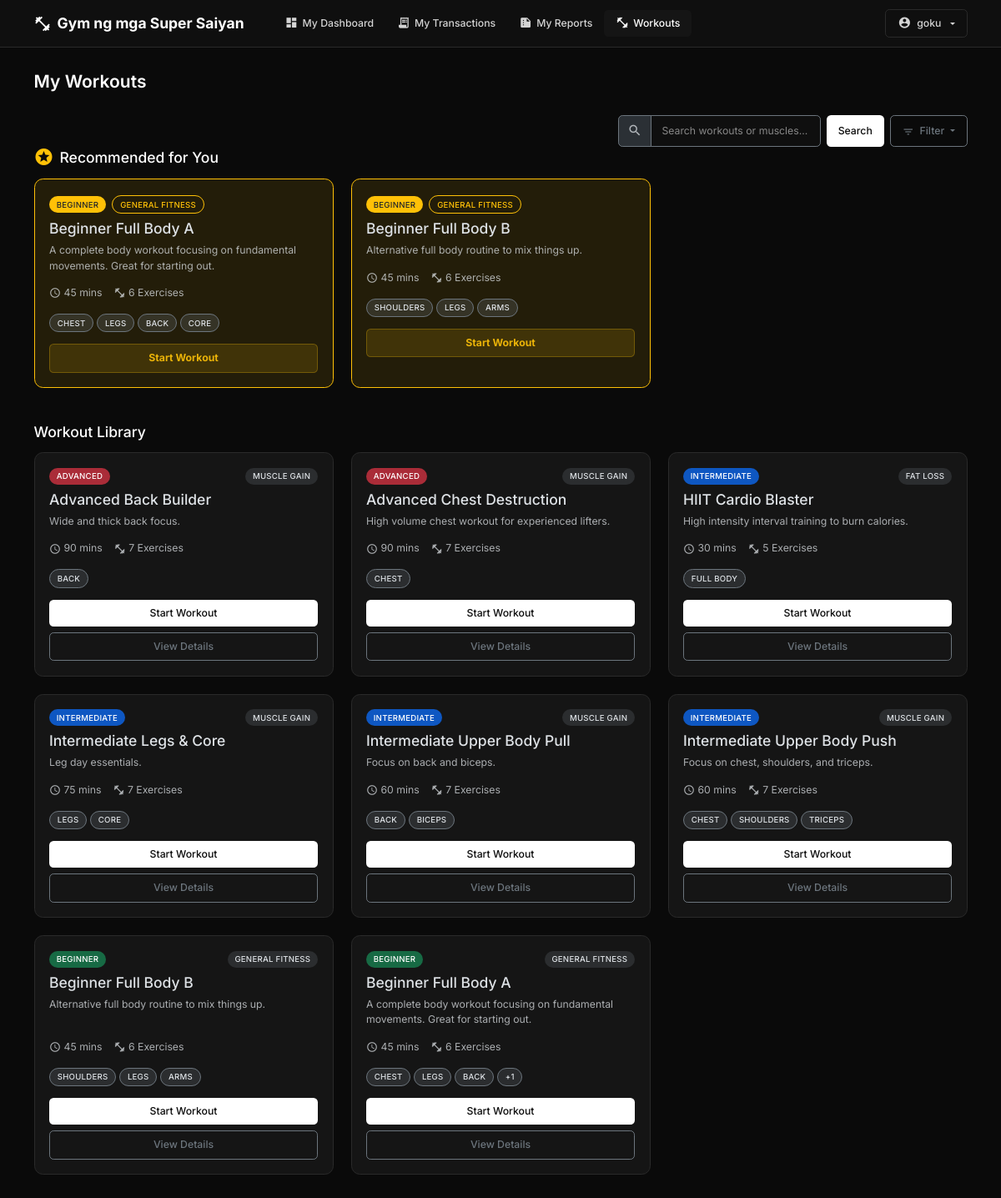
The page /my-workouts/ (signed in) on the database its author committed.
### core/models.py (models this page shows, shortened)
class Workout(models.Model):
    DIFFICULTY_CHOICES = [
        ('beginner', 'Beginner'),
        ('intermediate', 'Intermediate'),
        ('advanced', 'Advanced'),
    ]
    GOAL_CHOICES = [
        ('muscle_gain', 'Muscle Gain'),
        ('fat_loss', 'Fat Loss'),
        ('strength', 'Strength'),
        ('endurance', 'Endurance'),
        ('general', 'General Fitness'),
    ]
    name = models.CharField(max_length=200)
    description = models.TextField()
    difficulty = models.CharField(max_length=20, choices=DIFFICULTY_CHOICES)
    target_muscles = models.JSONField(default=list)  # e.g., ["Chest", "Triceps"]
    goal_type = models.CharField(max_length=20, choices=GOAL_CHOICES)
    duration_minutes = models.PositiveIntegerField(default=45)
    is_active = models.BooleanField(default=True)
    created_at = models.DateTimeField(auto_now_add=True)

### core/views.py (the view, shortened to what this page needs)
# urls.py: path('my-workouts/', views.workout_library, name='workout_library'),
@login_required
def workout_library(request):
    try:
        member = request.user.member
        profile = getattr(member, 'profile', None)
    except (AttributeError, Member.DoesNotExist):
        messages.error(request, "Access denied.")
        return redirect('dashboard')
    fitness_service = services.FitnessService()
    recommended = []
    if profile and profile.is_active:
        recommended = fitness_service.get_recommended_workouts(profile)
    workouts = Workout.objects.filter(is_active=True).order_by('-created_at')
    query = request.GET.get('q')
    difficulty = request.GET.get('difficulty')
    goal = request.GET.get('goal')
    active_filters = []
    if difficulty:
        workouts = workouts.filter(difficulty=difficulty)
        active_filters.append({'label': f'Difficulty: {difficulty.title()}', 'param': 'difficulty'})
    if goal:
        workouts = workouts.filter(goal_type=goal)
        active_filters.append({'label': f'Goal: {goal.replace("_", " ").title()}', 'param': 'goal'})
    paginator = Paginator(workouts, 9) # 9 per page
    page_number = request.GET.get('page')
    page_obj = paginator.get_page(page_number)
    context = {
        'member': member,
        'profile': profile,
        'recommended': recommended,
        'workouts': page_obj,
        'active_filters': active_filters,
        'query': query,
        'current_difficulty': difficulty,
        'current_goal': goal,
        'page_title': 'My Workouts'
    }
    return render(request, 'pages/workout_library.html', context)

### core/services.py (called while the page is built)
    @staticmethod
    def get_recommended_workouts(profile):
        workouts = Workout.objects.filter(is_active=True)
        if profile.experience == 'beginner':
            workouts = workouts.filter(difficulty='beginner')
        elif profile.experience == 'intermediate':
            workouts = workouts.filter(difficulty__in=['beginner', 'intermediate'])
        if profile.primary_goal in ['muscle_gain', 'strength']:
            workouts = workouts.filter(goal_type__in=['muscle_gain', 'strength', 'general'])
        elif profile.primary_goal == 'fat_loss':
             workouts = workouts.filter(goal_type__in=['fat_loss', 'general', 'endurance'])
        return workouts[:5]  # Return top 5 recommendations

### templates/pages/workout_library.html (shortened to what this page needs)
{% extends 'base.html' %}
{% block content %}
<div class="row g-4 mb-4 align-items-center">
    <div class="col-12">
        <div class="d-flex flex-wrap justify-content-md-end gap-2">
            <form method="get" class="d-flex gap-2 flex-grow-1 flex-md-grow-0" style="min-width: 250px;">
                <div class="input-group">
                    <span class="input-group-text border-secondary text-muted">
                        <span class="material-icons fs-5">search</span>
                    </span>
                    <input type="text" name="q" class="form-control border-secondary"
                           placeholder="Search workouts or muscles..." aria-label="Search workouts" value="{{ query|default:'' }}">
                </div>
                <button type="submit" class="btn btn-primary d-none d-md-block">Search</button>
            </form>
            <div class="dropdown">
                <button class="btn btn-outline-secondary dropdown-toggle h-100" type="button" data-bs-toggle="dropdown" aria-label="Filter options">
                    <span class="material-icons align-middle fs-6 me-1">filter_list</span> Filter
                </button>
            </div>
        </div>
{% if recommended %}
<h5 class="mb-3 d-flex align-items-center gap-2">
    <span class="material-icons text-warning">stars</span> Recommended for You
</h5>
<div class="row g-4 mb-5">
    {% for workout in recommended %}
    <div class="col-md-4">
        <div class="card h-100 border-warning bg-warning bg-opacity-10 position-relative overflow-hidden">
            <div class="card-body">
                <div class="d-flex justify-content-between align-items-start mb-2">
                    <div>
                        <span class="badge bg-warning text-dark me-1">{{ workout.difficulty|title }}</span>
                        <span class="badge border border-warning text-warning small">{{ workout.get_goal_type_display }}</span>
                    </div>
                </div>
                <h5 class="card-title text-reset">{{ workout.name }}</h5>
                <p class="card-text text-muted small mb-3">{{ workout.description|truncatechars:100 }}</p>
                <div class="d-flex align-items-center gap-3 mb-3 text-muted small">
                    <span class="d-flex align-items-center gap-1">
                        <span class="material-icons fs-6">schedule</span> {{ workout.duration_minutes }} mins
                    </span>
                    <span class="d-flex align-items-center gap-1">
                        <span class="material-icons fs-6">fitness_center</span> {{ workout.exercises.count }} Exercises
                    </span>
                </div>
                <div class="mb-3">
                    {% for muscle in workout.target_muscles %}
                    <span class="badge bg-secondary bg-opacity-25 text-reset border border-secondary">{{ muscle }}</span>
                    {% endfor %}
                </div>
                <a href="{% url 'workout_detail' workout.pk %}" class="btn btn-warning w-100 fw-bold">Start Workout</a>
            </div>
        </div>
    </div>
    {% endfor %}
</div>
{% endif %}
<h5 class="mb-3">Workout Library</h5>
<div class="row g-4">
    {% for workout in workouts %}
    <div class="col-md-4">
        <div class="card h-100 card-hover">
            <div class="card-body d-flex flex-column">
                <div class="d-flex justify-content-between align-items-start mb-2">
                    <span class="badge {% if workout.difficulty == 'beginner' %}bg-success{% elif workout.difficulty == 'intermediate' %}bg-primary{% else %}bg-danger{% endif %} bg-opacity-75">
                        {{ workout.difficulty|title }}
                    </span>
                    <span class="badge bg-secondary bg-opacity-25 text-reset">{{ workout.get_goal_type_display }}</span>
                </div>
                <h5 class="card-title text-reset">{{ workout.name }}</h5>
                <p class="card-text text-muted small mb-3 flex-grow-1">{{ workout.description|truncatechars:100 }}</p>
                <div class="d-flex align-items-center gap-3 mb-3 text-muted small">
                    <span class="d-flex align-items-center gap-1">
                        <span class="material-icons fs-6">schedule</span> {{ workout.duration_minutes }} mins
                    </span>
                    <span class="d-flex align-items-center gap-1">
                        <span class="material-icons fs-6">fitness_center</span> {{ workout.exercises.count }} Exercises
                    </span>
                </div>
                <div class="mb-3">
                    {% for muscle in workout.target_muscles|slice:":3" %}
                    <span class="badge bg-secondary bg-opacity-25 text-reset border border-secondary">{{ muscle }}</span>
                    {% endfor %}
                    {% if workout.target_muscles|length > 3 %}
                    <span class="badge bg-secondary bg-opacity-25 text-reset border border-secondary">+{{ workout.target_muscles|length|add:"-3" }}</span>
                    {% endif %}
                </div>
                <div class="d-grid gap-2">
                    <a href="{% url 'workout_detail' workout.pk %}" class="btn btn-primary">Start Workout</a>
                    <a href="{% url 'workout_detail' workout.pk %}" class="btn btn-outline-secondary btn-sm">View Details</a>
                </div>
            </div>
        </div>
    </div>
    {% endfor %}
</div>
{% endblock %}

### templates/base.html (shortened to what this page needs)
<!DOCTYPE html>
<html lang="en" data-bs-theme="{% if user.settings %}{{ user.settings.theme }}{% elif user.member and user.member.profile %}{{ user.member.profile.theme }}{% else %}dark{% endif %}" class="{% if user.settings %}font-{{ user.settings.font_size }}{% elif user.member and user.member.profile %}font-{{ user.member.profile.font_size }}{% else %}font-medium{% endif %}">
<head>
    <link href="https://cdn.jsdelivr.net/npm/bootstrap@5.3.2/dist/css/bootstrap.min.css" rel="stylesheet">
</head>
<body>
    <nav class="navbar navbar-expand-lg sticky-top">
        <div class="container">
            <a class="navbar-brand" href="{% url 'dashboard' %}">
                <span class="material-icons">fitness_center</span>
                Gym ng mga Super Saiyan
            </a>
            <div class="collapse navbar-collapse" id="navbarNav">
                <ul class="navbar-nav me-auto ms-4">
                    {% if user.member %}
                    <li class="nav-item">
                        <a class="nav-link {% if request.resolver_match.url_name == 'customer_dashboard' %}active{% endif %}" href="{% url 'customer_dashboard' %}">
                            <span class="material-icons">dashboard</span>
                            My Dashboard
                        </a>
                    </li>
                    <li class="nav-item">
                        <a class="nav-link {% if request.resolver_match.url_name == 'customer_transactions' %}active{% endif %}" href="{% url 'customer_transactions' %}">
                            <span class="material-icons">receipt_long</span>
                            My Transactions
                        </a>
                    </li>
                    <li class="nav-item">
                        <a class="nav-link {% if request.resolver_match.url_name == 'customer_reports' %}active{% endif %}" href="{% url 'customer_reports' %}">
                            <span class="material-icons">summarize</span>
                            My Reports
                        </a>
                    </li>
                    <li class="nav-item">
                        <a class="nav-link {% if 'my-workouts' in request.path %}active{% endif %}" href="{% url 'workout_library' %}">
                            <span class="material-icons">fitness_center</span>
                            Workouts
                        </a>
                    </li>
                    {% endif %}
                </ul>
                <div class="dropdown">
                    <button class="btn btn-outline-light dropdown-toggle d-flex align-items-center gap-2" type="button" data-bs-toggle="dropdown">
                        <span class="material-icons" style="font-size: 1.125rem;">account_circle</span>
                        {{ user.username|default:"Admin" }}
                    </button>
                </div>
            </div>
        </div>
    </nav>
    <main class="main-content" id="main-content">
        <div class="container">
            <div class="page-header d-flex justify-content-between align-items-center">
                <h1>{{ page_title|default:"Dashboard" }}</h1>
            </div>
            {% block content %}{% endblock %}
        </div>
    </main>
    <link href="https://cdn.jsdelivr.net/npm/tom-select@2.3.1/dist/css/tom-select.bootstrap5.min.css" rel="stylesheet">
    <div class="toast-container position-fixed bottom-0 end-0 p-3">
    </div>
</body>
</html>

### templates/base.html (style rules this page uses)
:root { --bg-primary: #0a0a0a; --bg-secondary: #0f0f0f; --bg-card: #151515; --bg-hover: #1c1c1c; --border-color: #2a2a2a; --text-primary: #ffffff; --text-secondary: #d4d4d4; --text-muted: #888888; --accent: #ffffff; }
html.font-small { font-size: 14px; }
* { font-family: 'Inter', -apple-system, BlinkMacSystemFont, sans-serif; }
body { background: var(--bg-primary); color: var(--text-primary); min-height: 100vh; }
.navbar { background: var(--bg-secondary); border-bottom: 1px solid var(--border-color); padding: 0.75rem 0; }
.navbar-brand { font-weight: 700; font-size: 1.25rem; color: var(--text-primary) !important; display: flex; align-items: center; gap: 0.5rem; }
.navbar-brand .material-icons { font-size: 1.5rem; }
.nav-link { color: var(--text-secondary) !important; font-weight: 500; font-size: 0.875rem; padding: 0.5rem 1rem !important; border-radius: 0.375rem; transition: all 0.2s ease; display: flex; align-items: center; gap: 0.375rem; }
.nav-link.active { color: var(--text-primary) !important; background: var(--bg-card); }
.nav-link .material-icons { font-size: 1.125rem; }
.main-content { padding: 2rem 0; min-height: calc(100vh - 60px); }
.page-header { margin-bottom: 2rem; }
.page-header h1 { font-weight: 600; font-size: 1.5rem; margin: 0; }
.card { background: var(--bg-card); border: 1px solid var(--border-color); border-radius: 0.75rem; transition: all 0.2s ease; }
.card-body { padding: 1.25rem; }
.badge { font-weight: 500; font-size: 0.6875rem; padding: 0.375rem 0.625rem; border-radius: 1rem; text-transform: uppercase; letter-spacing: 0.25px; }
.btn { font-size: 0.875rem; font-weight: 500; padding: 0.5rem 1rem; border-radius: 0.375rem; transition: all 0.15s ease; }
.btn-primary { background: var(--text-primary); border: none; color: var(--bg-primary); }
.btn-outline-light { border-color: var(--border-color); color: var(--text-secondary); }
.btn-warning { background: rgba(234, 179, 8, 0.15); border: 1px solid rgba(234, 179, 8, 0.3); color: #eab308; }
.form-control, .form-select { background: var(--bg-secondary); border: 1px solid var(--border-color); color: var(--text-primary); border-radius: 0.375rem; padding: 0.625rem 0.875rem; font-size: 0.875rem; transition: all 0.15s ease; }
.form-control::placeholder { color: var(--text-muted); }
a { color: var(--text-primary); text-decoration: none; transition: color 0.15s ease; }
.page-header h1 { font-size: clamp(1.25rem, 4vw, 1.5rem); }

### templates/pages/workout_library.html (style rules this page uses)
.card-hover { transition: transform 0.2s, box-shadow 0.2s; }

### rows shown on the page
Workout: difficulty "BEGINNER", goal_type "GENERAL FITNESS", name "Beginner Full Body A", description "A complete body workout focusing on fundamental movements. Great for starting out.", duration_minutes "45", exercises.count "6", target_muscles "CHEST" "LEGS" "BACK" "CORE", target_muscles "CHEST" "LEGS" "BACK", target_muscles|length "1"
Workout: difficulty "BEGINNER", goal_type "GENERAL FITNESS", name "Beginner Full Body B", description "Alternative full body routine to mix things up.", duration_minutes "45", exercises.count "6", target_muscles "SHOULDERS" "LEGS" "ARMS", target_muscles "SHOULDERS" "LEGS" "ARMS"
Workout: difficulty "ADVANCED", goal_type "MUSCLE GAIN", name "Advanced Back Builder", description "Wide and thick back focus.", duration_minutes "90", exercises.count "7", target_muscles "BACK"
Workout: difficulty "ADVANCED", goal_type "MUSCLE GAIN", name "Advanced Chest Destruction", description "High volume chest workout for experienced lifters.", duration_minutes "90", exercises.count "7", target_muscles "CHEST"
Workout: difficulty "INTERMEDIATE", goal_type "FAT LOSS", name "HIIT Cardio Blaster", description "High intensity interval training to burn calories.", duration_minutes "30", exercises.count "5", target_muscles "FULL BODY"
Workout: difficulty "INTERMEDIATE", goal_type "MUSCLE GAIN", name "Intermediate Legs & Core", description "Leg day essentials.", duration_minutes "75", exercises.count "7", target_muscles "LEGS" "CORE"
Workout: difficulty "INTERMEDIATE", goal_type "MUSCLE GAIN", name "Intermediate Upper Body Pull", description "Focus on back and biceps.", duration_minutes "60", exercises.count "7", target_muscles "BACK" "BICEPS"
Workout: difficulty "INTERMEDIATE", goal_type "MUSCLE GAIN", name "Intermediate Upper Body Push", description "Focus on chest, shoulders, and triceps.", duration_minutes "60", exercises.count "7", target_muscles "CHEST" "SHOULDERS" "TRICEPS"

### other values the page prints
{{ user.username|default:"Admin" }} "goku"
{{ page_title|default:"Dashboard" }} "My Workouts"
